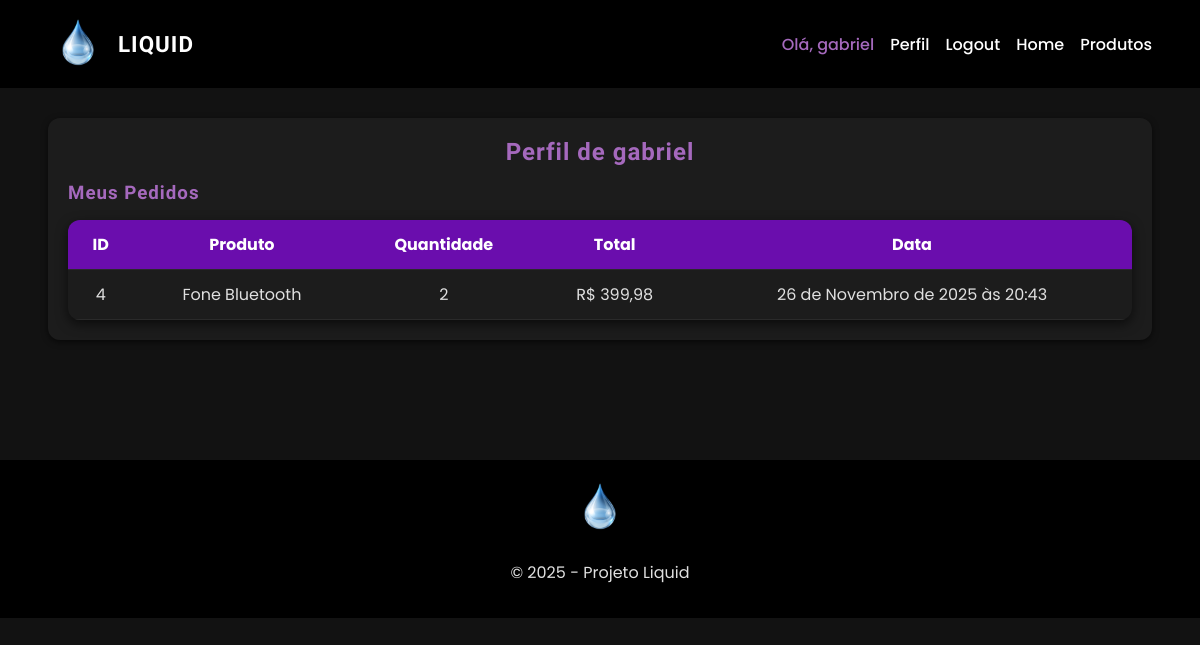
The app's page /perfil/ (signed in), older data.
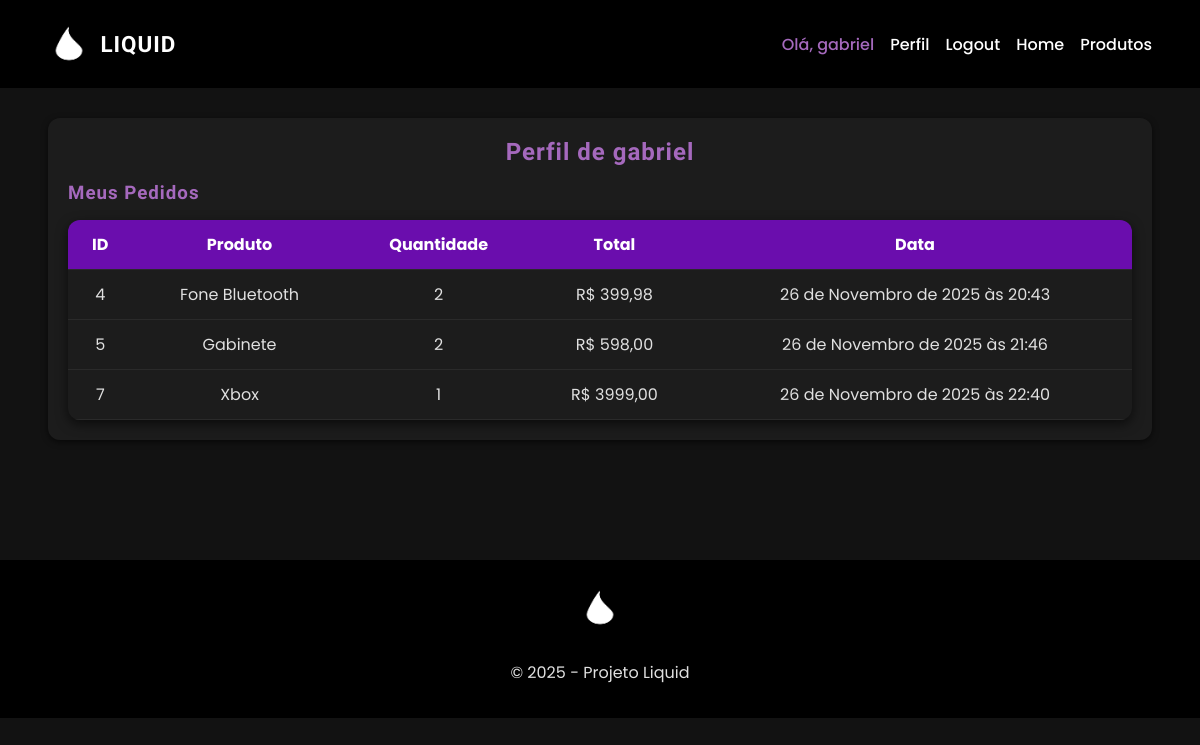
The same page, newer data.
### app/models.py (models this page shows, shortened)
class BaseModel(models.Model):
    criado_em = models.DateTimeField(auto_now_add=True)
    atualizado_em = models.DateTimeField(auto_now=True)
    class Meta:
        abstract = True

class Pagina(BaseModel):
    nome_do_site = models.CharField(max_length=200)
    logo_do_site = models.ImageField(upload_to='logos/', blank=True, null=True)
    texto_chamada = models.CharField(max_length=200)
    subtitulo_chamada = models.CharField(max_length=200, blank=True, null=True)
    imagem_fundo = models.ImageField(upload_to='fundo/', blank=True, null=True)
    texto_sobre = models.TextField()
    imagem_sobre = models.ImageField(upload_to='sobre/', blank=True, null=True)
    endereco = models.CharField(max_length=200)
    email = models.EmailField()
    whatsapp = models.CharField(max_length=20)

class Pedido(BaseModel):
    usuario = models.ForeignKey(User, on_delete=models.CASCADE)
    produto = models.ForeignKey(Produto, on_delete=models.CASCADE)
    quantidade = models.PositiveIntegerField()
    total = models.DecimalField(max_digits=10, decimal_places=2)
    data = models.DateTimeField(auto_now_add=True)

class Produto(BaseModel):
    nome = models.CharField(max_length=200)
    estoque = models.PositiveIntegerField()
    preco = models.DecimalField(max_digits=10, decimal_places=2)
    descricao = models.TextField()
    foto = models.ImageField(upload_to='produtos/', blank=True, null=True)

### app/views.py (the view)
# urls.py: path("perfil/", views.perfil, name="perfil"),
@login_required
def perfil(request):
    pedidos = Pedido.objects.filter(usuario=request.user)
    return render(request, "perfil.html", {"pedidos": pedidos})

### app/context_processors.py (called while the page is built)
def pagina_context(request):
    pagina = Pagina.objects.first()
    return {"pagina": pagina}

### app/templates/perfil.html (shortened to what this page needs)
{% extends 'base.html' %}
{% block content %}
<h2>Perfil de {{ request.user.username }}</h2>
<h3>Meus Pedidos</h3>
<div class="table-wrapper">
    <table class="table">
        <thead>
            <tr>
                <th>ID</th>
                <th>Produto</th>
                <th>Quantidade</th>
                <th>Total</th>
                <th>Data</th>
            </tr>
        </thead>
        <tbody>
            {% for pedido in pedidos %}
            <tr>
                <td data-label="ID">{{ pedido.id }}</td>
                <td data-label="Produto">{{ pedido.produto.nome }}</td>
                <td data-label="Quantidade">{{ pedido.quantidade }}</td>
                <td data-label="Total">R$ {{ pedido.total }}</td>
                <td data-label="Data">{{ pedido.data }}</td>
            </tr>
            {% empty %}
            <tr><td colspan="5">Nenhum pedido realizado.</td></tr>
            {% endfor %}
        </tbody>
    </table>
</div>
{% endblock %}

### app/templates/base.html (shortened to what this page needs)
<!DOCTYPE html>
<html lang="pt-br">
<head>
    {% load static %}
    <link rel="stylesheet" href="{% static 'style.css' %}">
</head>
<body>
    <nav class="navbar">
        <div class="container">
            <a href="{% url 'index' %}" class="brand">
                {% if pagina.logo_do_site %}
                <img src="{{ pagina.logo_do_site.url }}" alt="Logo" class="logo">
                {% endif %}
                <span class="site-name">
                    {{ pagina.nome_do_site|default:" " }}
                </span>
            </a>
            <div class="menu">
                {% if user.is_authenticated %}
                <a><span class="user">Olá, {{ user.username }}</span></a>
                <a href="{% url 'perfil' %}">Perfil</a>
                <a href="{% url 'logout' %}" class="btn-logout">Logout</a>
                <a href="{% url 'index' %}">Home</a>
                <a href="{% url 'produtos' %}">Produtos</a>
                {% else %}
                <a href="{% url 'index' %}">Home</a>
                <a href="{% url 'produtos' %}">Produtos</a>
                <a href="{% url 'cadastro' %}">Cadastro</a>
                <a href="{% url 'login' %}" class="btn-login">Entrar</a>
                {% endif %}
            </div>
        </div>
    </nav>
    <main class="content-container">
        {% block content %}{% endblock %}
    </main>
    <footer>
        <div class="container">
            <img src="{{ pagina.logo_do_site.url }}" alt="Logo" class="logo">
            <p>&copy; 2025 - Projeto Liquid</p>
        </div>
    </footer>
</body>
</html>

Row changes from the older to the newer data that the page shows:
changed Pagina "LIQUID": logo_do_site: a different picture
added Pedido: id "5", produto.nome "Gabinete", quantidade "2", total "598,00", data "26 de Novembro de 2025 às 21:46"
added Pedido: id "7", produto.nome "Xbox", quantidade "1", total "3999,00", data "26 de Novembro de 2025 às 22:40"
